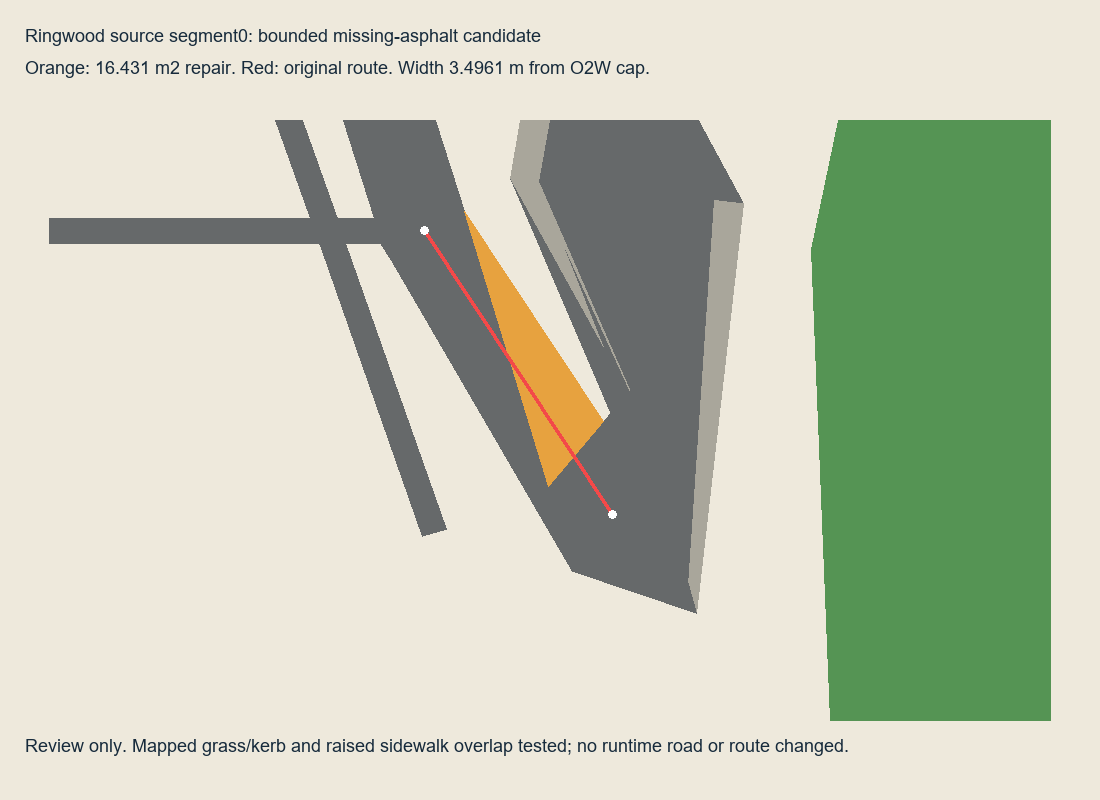

Here is the Python script that generated this plot:
"""Review-only, source-segment-bounded repair. No runtime assets are written."""
import hashlib,json,math,struct,sys,xml.etree.ElementTree as ET
from pathlib import Path
sys.path.insert(0,'D:/CodexTools/python-libs')
from shapely.geometry import Point,Polygon,LineString,shape,mapping,box
from shapely.ops import unary_union,transform,triangulate
from PIL import Image,ImageDraw,ImageFont
ROOT=Path(__file__).resolve().parents[1]
rawpath=ROOT/'experiments/osm2world/coverage-500/meshes.json'
osmfile=ROOT/'vidhana-streets.osm'
sha=lambda p:hashlib.sha256(p.read_bytes()).hexdigest()
assert sha(rawpath)=='ca8789d4181bc435398ac6edbab468e6c489e37eaffbef4155dc11c5912c1f3e'
assert sha(osmfile)=='9d4e23f03a19cf4f819d0ca49e42c8a79f9b28458d7e2f76b57a2c75262c0ac8'
origin=[77.59136,12.97984615];factor=2*math.pi*6371008.8/40075016.686
circ=2*math.pi*6371008.8*math.cos(math.radians(origin[1]));my=lambda y:math.asinh(math.tan(math.radians(y)))/(2*math.pi)
def local(x,y,z=None):return ((x-origin[0])*circ/360,(my(y)-my(origin[1]))*circ)
def geo(x,y,z=None):return (origin[0]+x*360/circ,math.degrees(math.atan(math.sinh((y/circ+my(origin[1]))*2*math.pi))))
osm=ET.parse(osmfile).getroot();nodes={n.get('id'):local(float(n.get('lon')),float(n.get('lat'))) for n in osm.findall('node')}
ways={w.get('id'):w for w in osm.findall('way')};tags=lambda e:{t.get('k'):t.get('v') for t in e.findall('tag')}
refs=lambda w:[n.get('ref') for n in w.findall('nd')]
assert refs(ways['52057928'])[:2]==['428831252','663564863']
assert '428831252' in refs(ways['1091198031'])
a,b=[nodes[n] for n in refs(ways['52057928'])[:2]];route=LineString([a,b]);probe=Point(local(77.59020226666667,12.975491600004656))
meshes=json.loads(rawpath.read_text());m=meshes[323]
xyz=lambda n:tuple(m['positions'][n*3+j]*(factor if j!=1 else 1) for j in range(3))
xy=lambda n:(xyz(n)[0],xyz(n)[2])
# Two first triangles form the source service-road strip. Their far cross-section
# supplies width; no guessed lane-width constant or nearest-road ownership rule.
start=[xy(0),xy(1)];end=[xy(2),xy(4)];width=math.dist(*end)
assert abs(width-3.5*factor)<.0001
assert all(abs(xyz(i)[1])<1e-8 for i in range(6))
endmid=tuple((end[0][i]+end[1][i])/2 for i in range(2))
assert math.dist(endmid,b)<.4,'Source mesh cross-section no longer matches source endpoint'
u=((b[0]-a[0])/route.length,(b[1]-a[1])/route.length)
assert abs((end[1][0]-end[0][0])*u[0]+(end[1][1]-end[0][1])*u[1])<.001
nextmid=tuple((xy(8)[i]+xy(10)[i])/2 for i in range(2))
assert math.dist(nextmid,nodes[refs(ways['52057928'])[2]])<.001,'Continuation must match same source way, not merely nearest road'
join=meshes[1074];joinxy={(join['positions'][i]*factor,join['positions'][i+2]*factor) for i in range(0,len(join['positions']),3)}
assert set(start)<=joinxy,'Both service start-cap vertices must be shared with junction mesh1074'
strip=Polygon([start[0],start[1],end[1],end[0]])
ribbon=route.buffer(width/2,cap_style=2)
footpath=ROOT/'experiments/osm2world/coverage-500-classified/asset/vidhana-footprint.geojson'
doc=json.loads(footpath.read_text());ground=unary_union([transform(local,shape(f['geometry'])) for f in doc['features']])
missing=ribbon.difference(ground)
parts=list(missing.geoms) if hasattr(missing,'geoms') else [missing]
# Only connected omission containing the known probe, never a broad hull/fill.
patch=next(p for p in parts if p.covers(probe))
localtris=[];raised=[]
for mi,mesh in enumerate(meshes):
 for ti in range(0,len(mesh['indices']),3):
  ps=[mesh['positions'][n*3:n*3+3] for n in mesh['indices'][ti:ti+3]]
  poly=Polygon([(p[0]*factor,p[2]*factor) for p in ps])
  if poly.area<1e-9 or poly.distance(route)>5:continue
  localtris.append((mi,ti//3,poly,min(p[1] for p in ps),max(p[1] for p in ps)))
  if min(p[1] for p in ps)>.05:raised.append(poly)
raisedground=unary_union(raised)
obstacles=[];barriers=[];nearby=[]
for wid,w in ways.items():
 rr=refs(w)
 if any(n not in nodes for n in rr) or len(rr)<2:continue
 pts=[nodes[n] for n in rr];line=LineString(pts);t=tags(w)
 if line.distance(route)>30:continue
 nearby.append({'way':wid,'tags':t,'distanceM':line.distance(route)})
 if t.get('barrier') in ('kerb','wall','fence','hedge','guard_rail'):barriers.append((wid,line,t))
 if rr[0]==rr[-1] and len(rr)>3 and (t.get('landuse')=='grass' or t.get('natural') in ('water','scrub') or t.get('leisure')=='garden' or 'building' in t or t.get('barrier')=='kerb'):
  obstacles.append((wid,Polygon(pts).buffer(0),t))
float32=lambda v:struct.unpack('<f',struct.pack('<f',v))[0]
tri=[]
for t in triangulate(patch):
 if patch.covers(t.representative_point()):
  assert t.difference(patch).area<1e-8
  points=[(float32(x),float32(y),0.0) for x,y in list(t.exterior.coords)[:3]]
  # Positive Z normal for runtime Z-up sidecar.
  if (points[1][0]-points[0][0])*(points[2][1]-points[0][1])-(points[1][1]-points[0][1])*(points[2][0]-points[0][0])<0:points.reverse()
  tri.extend(v for p in points for v in p)
export=unary_union([Polygon([(tri[i+j],tri[i+j+1]) for j in (0,3,6)]) for i in range(0,len(tri),9)])
repaired=unary_union([ground,export])
overlaps=[{'way':wid,'tags':t,'patchOverlapM2':export.intersection(p).area,'distanceM':export.distance(p)} for wid,p,t in obstacles]
kerbs=[{'way':wid,'tags':t,'patchIntersectionM':export.intersection(p).length,'distanceM':export.distance(p)} for wid,p,t in barriers]
tests={'finiteFloat32':all(math.isfinite(v) for v in tri),'probeCovered':repaired.covers(probe),'sourceRibbonExcursionM2':export.difference(ribbon).area,'existingGroundOverlapM2':export.intersection(ground).area,'raisedSidewalkOverlapM2':export.intersection(raisedground).area,'mappedObstacleOverlapM2':sum(x['patchOverlapM2'] for x in overlaps),'mappedKerbIntersectionM':sum(x['patchIntersectionM'] for x in kerbs),'wholeSourceSegmentUncoveredM':route.difference(repaired).length,'triangulationDifferenceM2':export.symmetric_difference(patch).area}
corridors=[]
for halfwidth in [.95,1.05,1.20665]:
 corridor=route.buffer(halfwidth,cap_style=2)
 corridors.append({'halfWidthM':halfwidth,'uncoveredBeforeM2':corridor.difference(ground).area,'uncoveredAfterM2':corridor.difference(repaired).area,'raisedSidewalkOverlapM2':corridor.intersection(raisedground).area,'mappedObstacleOverlapM2':sum(corridor.intersection(p).area for _,p,_ in obstacles)})
assert tests['probeCovered'] and tests['finiteFloat32']
assert tests['sourceRibbonExcursionM2']<.001 and tests['existingGroundOverlapM2']<.001
assert tests['mappedObstacleOverlapM2']==0 and tests['mappedKerbIntersectionM']==0
assert tests['raisedSidewalkOverlapM2']<.001 and tests['wholeSourceSegmentUncoveredM']<.001
assert tests['triangulationDifferenceM2']<.001
for c in corridors:
 assert c['uncoveredAfterM2']<.0001 and c['mappedObstacleOverlapM2']==0 and c['raisedSidewalkOverlapM2']==0
# Negative controls prove barrier and fill checks reject meaningful failures.
assert patch.intersection(probe.buffer(.2)).area>.1
assert route.buffer(1.05,cap_style=2).difference(ground).area>9
bodychecks=[]
for length,fullwidth in [(4.6,2.1),(5.6829,2.6133)]:
 missingmax=0;obstaclemax=0;raisedmax=0;count=0
 for i in range(math.ceil((route.length-length)/.1)+1):
  d=length/2+min(i*.1,route.length-length);c=route.interpolate(d);v=(-u[1],u[0])
  body=Polygon([(c.x+along*u[0]+side*v[0],c.y+along*u[1]+side*v[1]) for along,side in [(-length/2,-fullwidth/2),(-length/2,fullwidth/2),(length/2,fullwidth/2),(length/2,-fullwidth/2)]])
  missingmax=max(missingmax,body.difference(repaired).area);raisedmax=max(raisedmax,body.intersection(raisedground).area)
  obstaclemax=max(obstaclemax,max((body.intersection(p).area for _,p,_ in obstacles),default=0));count+=1
 assert missingmax<.0001 and raisedmax==0 and obstaclemax==0
 bodychecks.append({'lengthM':length,'widthIncludingMarginsM':fullwidth,'poses':count,'maximumUncoveredAreaM2':missingmax,'maximumObstacleOverlapM2':obstaclemax,'maximumRaisedSidewalkOverlapM2':raisedmax})
out=ROOT/'qc/street-500-gap-repair'
report={'status':'review-only source-derived fill; not route activation or surveyed kerb acceptance','sourceHashes':{'osm':sha(osmfile),'raw':sha(rawpath),'classifiedFootprint':sha(footpath)},'origin':origin,'sourceWay':'52057928','sourceSegment':0,'nodeRefs':refs(ways['52057928'])[:2],'incidentCircularWay':'1091198031','sourceTags':tags(ways['52057928']),'incidentTags':tags(ways['1091198031']),'rawServiceMesh':323,'sourceTriangleIndices':[0,1],'ownershipEvidence':'Hash-pinned geometric attribution: far cap perpendicular to original first segment, center within0.4m of its original end node, contiguous strip matches following source nodes. Converter provides no per-mesh OSM IDs.','widthM':width,'widthProvenance':'Measured converter far cross-section, not surveyed road width','startCapMidpointOffsetFromMappedSharedNodeM':math.dist(tuple((start[0][i]+start[1][i])/2 for i in range(2)),a),'endCapCenterOffsetFromSourceNodeM':math.dist(endmid,b),'beforeGapM':probe.distance(ground),'patchAreaM2':patch.area,'patchTriangles':len(tri)//9,'patchBoundsLngLat':[geo(*patch.bounds[:2]),geo(*patch.bounds[2:])],'tests':tests,'corridors':corridors,'obstacles':overlaps,'kerbs':kerbs,'nearbyWays':nearby}
report['straightBodyChecks']=bodychecks
report['scopeLimit']='Body poses confined to original straight segment. Does not qualify a turning envelope onto restricted circular road, exterior handoff, or real-world surveyed width.'
report['neighborHeightM']=0
out.with_suffix('.json').write_text(json.dumps(report,indent=2)+'\n')
out.with_suffix('.geojson').write_text(json.dumps({'type':'FeatureCollection','features':[{'type':'Feature','properties':{'sourceWay':'52057928','sourceSegment':0,'role':'asphalt','heightM':0,'reviewOnly':True,'widthProvenance':'O2W measured cross-section'},'geometry':mapping(transform(geo,export))}]},indent=2)+'\n')
out.with_name(out.name+'-triangles.json').write_text(json.dumps({'version':1,'origin':origin,'triangles':tri,'reviewOnly':True})+'\n')
# CPU diagnostic drawing. No browser/GPU and no alteration of source photos.
img=Image.new('RGB',(1100,800),'#eee9dc');draw=ImageDraw.Draw(img);font=ImageFont.truetype('C:/Windows/Fonts/arial.ttf',18)
cx,cy=probe.x,probe.y;scale=25
pixel=lambda p:(550+(p[0]-cx)*scale,420-(p[1]-cy)*scale)
window=box(cx-20,cy-12,cx+20,cy+12)
def paint(g,col):
 for p in ([g] if g.geom_type=='Polygon' else getattr(g,'geoms',[])):
  if p.geom_type=='Polygon':draw.polygon([pixel(p) for p in p.exterior.coords],fill=col)
for _,_,p,lo,hi in localtris:paint(p.intersection(window),'#a9a69b' if lo>.05 else '#66696a')
paint(export,'#e7a23f')
for _,p,_ in obstacles:paint(p.intersection(window),'#559454')
draw.line([pixel(p) for p in route.coords],fill='#f34949',width=3)
for p in (a,b):
 x,y=pixel(p);draw.ellipse((x-4,y-4,x+4,y+4),fill='white')
draw.text((25,25),'Ringwood source segment0: bounded missing-asphalt candidate',font=font,fill='#172b3c')
draw.text((25,57),f'Orange: {patch.area:.3f} m2 repair. Red: original route. Width {width:.4f} m from O2W cap.',font=font,fill='#172b3c')
draw.text((25,735),'Review only. Mapped grass/kerb and raised sidewalk overlap tested; no runtime road or route changed.',font=font,fill='#172b3c')
img.save(out.with_suffix('.png'))
print(json.dumps({k:report[k] for k in ('patchAreaM2','patchTriangles','tests','corridors')},indent=2))
